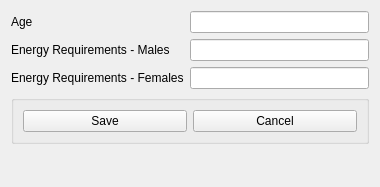
<?xml version="1.0" encoding="UTF-8"?>
<ui version="4.0">
 <class>EditFoodEnergyRequirement</class>
 <widget class="QWidget" name="EditFoodEnergyRequirement">
  <property name="geometry">
   <rect>
    <x>0</x>
    <y>0</y>
    <width>380</width>
    <height>187</height>
   </rect>
  </property>
  <property name="minimumSize">
   <size>
    <width>380</width>
    <height>175</height>
   </size>
  </property>
  <property name="windowTitle">
   <string>Edit Food Energy Requirement</string>
  </property>
  <layout class="QFormLayout" name="formLayout">
   <item row="0" column="0">
    <widget class="QLabel" name="label_6">
     <property name="text">
      <string>Age</string>
     </property>
     <property name="buddy">
      <cstring>txtAge</cstring>
     </property>
    </widget>
   </item>
   <item row="0" column="1">
    <widget class="QLineEdit" name="txtAge"/>
   </item>
   <item row="1" column="0">
    <widget class="QLabel" name="label_2">
     <property name="text">
      <string>Energy Requirements - Males</string>
     </property>
     <property name="buddy">
      <cstring>txtEnergyRequirementMales</cstring>
     </property>
    </widget>
   </item>
   <item row="1" column="1">
    <widget class="QLineEdit" name="txtEnergyRequirementMales"/>
   </item>
   <item row="2" column="0">
    <widget class="QLabel" name="label_5">
     <property name="text">
      <string>Energy Requirements - Females</string>
     </property>
     <property name="buddy">
      <cstring>txtEnergyRequirementFemales</cstring>
     </property>
    </widget>
   </item>
   <item row="2" column="1">
    <widget class="QLineEdit" name="txtEnergyRequirementFemales"/>
   </item>
   <item row="3" column="0" colspan="2">
    <widget class="QGroupBox" name="groupBox">
     <property name="title">
      <string/>
     </property>
     <layout class="QHBoxLayout" name="horizontalLayout">
      <item>
       <widget class="QPushButton" name="cmdSave">
        <property name="text">
         <string>Save</string>
        </property>
       </widget>
      </item>
      <item>
       <widget class="QPushButton" name="cmdCancel">
        <property name="text">
         <string>Cancel</string>
        </property>
       </widget>
      </item>
     </layout>
    </widget>
   </item>
  </layout>
 </widget>
 <tabstops>
  <tabstop>txtAge</tabstop>
  <tabstop>txtEnergyRequirementMales</tabstop>
  <tabstop>txtEnergyRequirementFemales</tabstop>
  <tabstop>cmdSave</tabstop>
  <tabstop>cmdCancel</tabstop>
 </tabstops>
 <resources/>
 <connections>
  <connection>
   <sender>cmdCancel</sender>
   <signal>clicked()</signal>
   <receiver>EditFoodEnergyRequirement</receiver>
   <slot>close()</slot>
   <hints>
    <hint type="sourcelabel">
     <x>306</x>
     <y>153</y>
    </hint>
    <hint type="destinationlabel">
     <x>261</x>
     <y>153</y>
    </hint>
   </hints>
  </connection>
  <connection>
   <sender>cmdSave</sender>
   <signal>clicked()</signal>
   <receiver>EditFoodEnergyRequirement</receiver>
   <slot>saveFoodEnergyRequirementDetails()</slot>
   <hints>
    <hint type="sourcelabel">
     <x>111</x>
     <y>148</y>
    </hint>
    <hint type="destinationlabel">
     <x>10</x>
     <y>176</y>
    </hint>
   </hints>
  </connection>
  <connection>
   <sender>cmdSave</sender>
   <signal>clicked()</signal>
   <receiver>EditFoodEnergyRequirement</receiver>
   <slot>close()</slot>
   <hints>
    <hint type="sourcelabel">
     <x>102</x>
     <y>108</y>
    </hint>
    <hint type="destinationlabel">
     <x>189</x>
     <y>93</y>
    </hint>
   </hints>
  </connection>
 </connections>
 <slots>
  <slot>saveFoodEnergyRequirementDetails()</slot>
  <slot>mdiClose()</slot>
 </slots>
</ui>
